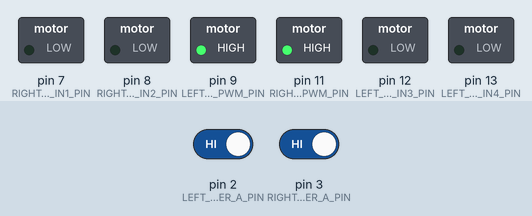
Recording of a sketch running on a simulated Arduino Uno, built with avr-gcc and run on an emulated ATmega328P. Shown: switched loads named in the sketch (green lamp = pin HIGH). The inputs (shaded band) are chosen by the test bench; at power-on: pin 2 (LEFT_ENCODER_A_PIN) HIGH, pin 3 (RIGHT_ENCODER_A_PIN) HIGH. What the sketch prints to the serial monitor is not drawn.

Above: at 0.2 s.
Timing chart, 0 to 1.7 s (numbered marks = the images above):
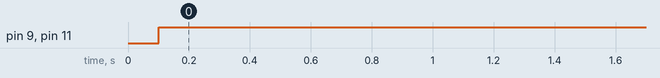

Measured:
- by itself, pin 9 (LEFT_MOTOR_PWM_PIN), pin 11 (RIGHT_MOTOR_PWM_PIN): LOW → HIGH at 0.10 s

The sketch:

noirbot_control.ino
```cpp
// Noirbot motor firmware: closed-loop (PID) wheel velocity control.
//
// Serial protocol (unchanged from the open-loop version):
//   host -> Arduino : "V <left_rad_s> <right_rad_s>\n"
//   Arduino -> host : "<left_ticks> <right_ticks>\n"  (cumulative, signed, ~30 Hz)
//
// Requires the "PID" library by Brett Beauregard (PID_v1.h), the same one
// Bumperbot's robot_control.ino uses.

#include <PID_v1.h>

// ============================================================
// PINS
// ============================================================
// Encoder pairing fixed: each wheel's A (interrupt) pin is now paired with
// its OWN B pin, matching Bumperbot's robot_control.ino
// (left A=2/B=4, right A=3/B=5). Previously A=3 was paired with B=4 and
// A=2 with B=5, so each ISR read the other wheel's B channel for direction.
const int LEFT_ENCODER_A_PIN  = 2;   // interrupt pin
const int LEFT_ENCODER_B_PIN  = 4;
const int RIGHT_ENCODER_A_PIN = 3;   // interrupt pin
const int RIGHT_ENCODER_B_PIN = 5;

const int LEFT_MOTOR_PWM_PIN  = 9;   // L298N enA
const int LEFT_MOTOR_IN3_PIN  = 12;
const int LEFT_MOTOR_IN4_PIN  = 13;

const int RIGHT_MOTOR_PWM_PIN = 11;  // L298N enB
const int RIGHT_MOTOR_IN1_PIN = 7;
const int RIGHT_MOTOR_IN2_PIN = 8;

// Flip these if a wheel counts negative when it turns forward.
const int LEFT_TICK_SIGN  = -1;
const int RIGHT_TICK_SIGN = -1;

// ============================================================
// CONSTANTS
// ============================================================
// Measured on Noirbot: 3 hand turns = 1871 / 1869
const double TICKS_PER_REV = 623.0;

const unsigned long PID_INTERVAL_MS    = 100;  // same as Bumperbot
const unsigned long REPORT_INTERVAL_MS = 33;   // ~30 Hz, matches loop_rate_hz
const unsigned long CMD_TIMEOUT_MS     = 500;  // stop if no command received

// PID gains: Kp lowered for the measured-curve feedforward (same as Indigobot).
double Kp_r = 3.0, Ki_r = 7.5, Kd_r = 0.0;   // FF: Kp was 6.0, Kd was 0.1
double Kp_l = 3.0, Ki_l = 8.3, Kd_l = 0.0;   // FF: Kp was 6.0, Kd was 0.1

// FF: measured open-loop curve, wheels lifted, average of both wheels.
// FF_SPEED[k] is the speed reached at PWM = 15 + 15*k  (15, 30, 45 ... 255)
const int FF_N = 17;
const double FF_SPEED[FF_N] = {
   0.00,  1.59,  6.57,  9.67, 11.79, 13.26, 14.30, 15.05, 15.61,
  16.05, 16.39, 16.69, 16.92, 17.14, 17.30, 17.45, 17.84
};

// ============================================================
// STATE
// ============================================================
volatile long left_ticks = 0;
volatile long right_ticks = 0;

long prev_left_ticks = 0;
long prev_right_ticks = 0;

// Signed commands from the host (rad/s)
double cmd_left_rad_s = 0.0;
double cmd_right_rad_s = 0.0;

// PID works on speed magnitudes; direction comes from the command sign.
double left_setpoint = 0.0,  left_measured = 0.0,  left_pid_out = 0.0,  left_pwm = 0.0;
double right_setpoint = 0.0, right_measured = 0.0, right_pid_out = 0.0, right_pwm = 0.0;

PID leftPID(&left_measured, &left_pid_out, &left_setpoint, Kp_l, Ki_l, Kd_l, DIRECT);
PID rightPID(&right_measured, &right_pid_out, &right_setpoint, Kp_r, Ki_r, Kd_r, DIRECT);
unsigned long last_cmd_ms = 0;
unsigned long last_pid_ms = 0;
unsigned long last_report_ms = 0;

// ============================================================
// ENCODER ISRs
// ============================================================
void leftEncoderISR()
{
  bool b = digitalRead(LEFT_ENCODER_B_PIN);
  left_ticks += (b ? -1 : 1) * LEFT_TICK_SIGN;
}

void rightEncoderISR()
{
  bool b = digitalRead(RIGHT_ENCODER_B_PIN);
  right_ticks += (b ? 1 : -1) * RIGHT_TICK_SIGN;  // motors face opposite ways
}

// BRAKE: set direction and power, or short the motor terminals to brake.
void driveMotor(int pwm_pin, int in_pin_a, int in_pin_b, bool forward, double pwm, bool brake)
{
  if (brake) {
    digitalWrite(in_pin_a, LOW);
    digitalWrite(in_pin_b, LOW);
    analogWrite(pwm_pin, 255);
    return;
  }
  if (forward) {
    digitalWrite(in_pin_a, HIGH);
    digitalWrite(in_pin_b, LOW);
  } else {
    digitalWrite(in_pin_a, LOW);
    digitalWrite(in_pin_b, HIGH);
  }
  analogWrite(pwm_pin, constrain(static_cast<int>(pwm), 0, 255));
}

void stopMotors()
{
  analogWrite(LEFT_MOTOR_PWM_PIN, 0);
  analogWrite(RIGHT_MOTOR_PWM_PIN, 0);
}

// FF: PWM for a target wheel speed, interpolated from the measured curve
double feedforward(double target)
{
  if (target <= 0.0) return 0.0;
  if (target >= FF_SPEED[FF_N - 1]) return 255.0;
  for (int i = 1; i < FF_N; i++) {
    if (target <= FF_SPEED[i]) {
      double frac = (target - FF_SPEED[i - 1]) / (FF_SPEED[i] - FF_SPEED[i - 1]);
      return 15.0 * i + 15.0 * frac;   // PWM of point i-1 is 15*i
    }
  }
  return 255.0;
}

// Feedforward sets the base PWM from the target speed; the PID adds or
// subtracts a correction. A zero setpoint stops the wheel and resets the PID.
void updateWheel(PID & pid, double setpoint, double & pid_out, double & pwm)
{
  if (setpoint == 0.0) {
    pid.SetMode(MANUAL);
    pid_out = 0.0;
    pwm = 0.0;
  } else {
    pid.SetMode(AUTOMATIC);
    pid.Compute();
    double ff = feedforward(setpoint);   // FF: was FF_MIN_PWM + FF_PWM_PER_RAD_S * setpoint
    pwm = constrain(ff + pid_out, 0.0, 255.0);
  }
}

// ============================================================
// SERIAL PROTOCOL
// ============================================================
// Reads one line if available. Returns true and fills `line` when a
// full '\n'- or '\r'-terminated line has arrived; non-blocking otherwise.
bool readLine(String & line)
{
  static String buffer;
  while (Serial.available()) {
    char c = Serial.read();
    if (c == '\n' || c == '\r') {
      if (buffer.length() == 0) {
        continue;  // skip a lone \r or \n (e.g. the other half of \r\n)
      }
      line = buffer;
      buffer = "";
      return true;
    }
    buffer += c;
  }
  return false;
}

// Parses "V <left_rad_s> <right_rad_s>". Returns false on a malformed line.
bool parseVelocityCommand(const String & line, double & left, double & right)
{
  if (line.length() < 2 || line.charAt(0) != 'V') {
    return false;
  }
  int firstSpace = line.indexOf(' ', 2);
  if (firstSpace < 0) {
    return false;
  }
  left = line.substring(2, firstSpace).toDouble();
  right = line.substring(firstSpace + 1).toDouble();
  return true;
}

// ============================================================
// SETUP / LOOP
// ============================================================
void setup()
{
  Serial.begin(115200);  // must match baud_rate in noirbot_ros2_control.xacro

  pinMode(LEFT_ENCODER_A_PIN, INPUT_PULLUP);
  pinMode(LEFT_ENCODER_B_PIN, INPUT_PULLUP);
  pinMode(RIGHT_ENCODER_A_PIN, INPUT_PULLUP);
  pinMode(RIGHT_ENCODER_B_PIN, INPUT_PULLUP);
  attachInterrupt(digitalPinToInterrupt(LEFT_ENCODER_A_PIN), leftEncoderISR, RISING);
  attachInterrupt(digitalPinToInterrupt(RIGHT_ENCODER_A_PIN), rightEncoderISR, RISING);

  pinMode(RIGHT_MOTOR_PWM_PIN, OUTPUT);
  pinMode(RIGHT_MOTOR_IN1_PIN, OUTPUT);
  pinMode(RIGHT_MOTOR_IN2_PIN, OUTPUT);
  pinMode(LEFT_MOTOR_PWM_PIN, OUTPUT);
  pinMode(LEFT_MOTOR_IN3_PIN, OUTPUT);
  pinMode(LEFT_MOTOR_IN4_PIN, OUTPUT);

  leftPID.SetSampleTime(PID_INTERVAL_MS);
  rightPID.SetSampleTime(PID_INTERVAL_MS);
  leftPID.SetOutputLimits(-255, 255);
  rightPID.SetOutputLimits(-255, 255);

  stopMotors();
}

void loop()
{
  // --- Receive commands ---
  String line;
  if (readLine(line)) {
    double l, r;
    if (parseVelocityCommand(line, l, r)) {
      cmd_left_rad_s = l;
      cmd_right_rad_s = r;
      last_cmd_ms = millis();
    }
  }

  unsigned long now = millis();

  // --- Safety stop if the host goes quiet (USB unplugged, node crashed) ---
  if (now - last_cmd_ms > CMD_TIMEOUT_MS) {
    cmd_left_rad_s = 0.0;
    cmd_right_rad_s = 0.0;
  }

  // --- PID step ---
  if (now - last_pid_ms >= PID_INTERVAL_MS) {
    double dt = (now - last_pid_ms) / 1000.0;
    last_pid_ms = now;

    noInterrupts();
    long lt = left_ticks;
    long rt = right_ticks;
    interrupts();

    // Measured wheel speed (magnitude) in rad/s
    left_measured  = fabs((lt - prev_left_ticks)  / TICKS_PER_REV * TWO_PI / dt);
    right_measured = fabs((rt - prev_right_ticks) / TICKS_PER_REV * TWO_PI / dt);
    prev_left_ticks = lt;
    prev_right_ticks = rt;

    left_setpoint  = fabs(cmd_left_rad_s);
    right_setpoint = fabs(cmd_right_rad_s);

    updateWheel(leftPID, left_setpoint, left_pid_out, left_pwm);
    updateWheel(rightPID, right_setpoint, right_pid_out, right_pwm);

    driveMotor(LEFT_MOTOR_PWM_PIN, LEFT_MOTOR_IN3_PIN, LEFT_MOTOR_IN4_PIN,
               cmd_left_rad_s >= 0.0, left_pwm, left_setpoint == 0.0);     // BRAKE
    driveMotor(RIGHT_MOTOR_PWM_PIN, RIGHT_MOTOR_IN1_PIN, RIGHT_MOTOR_IN2_PIN,
               cmd_right_rad_s >= 0.0, right_pwm, right_setpoint == 0.0);  // BRAKE
  }

  // --- Report cumulative ticks to the host ---
  if (now - last_report_ms >= REPORT_INTERVAL_MS) {
    last_report_ms = now;
    noInterrupts();
    long lt = left_ticks;
    long rt = right_ticks;
    interrupts();
    Serial.print(lt);
    Serial.print(' ');
    Serial.println(rt);
  }
}
```
